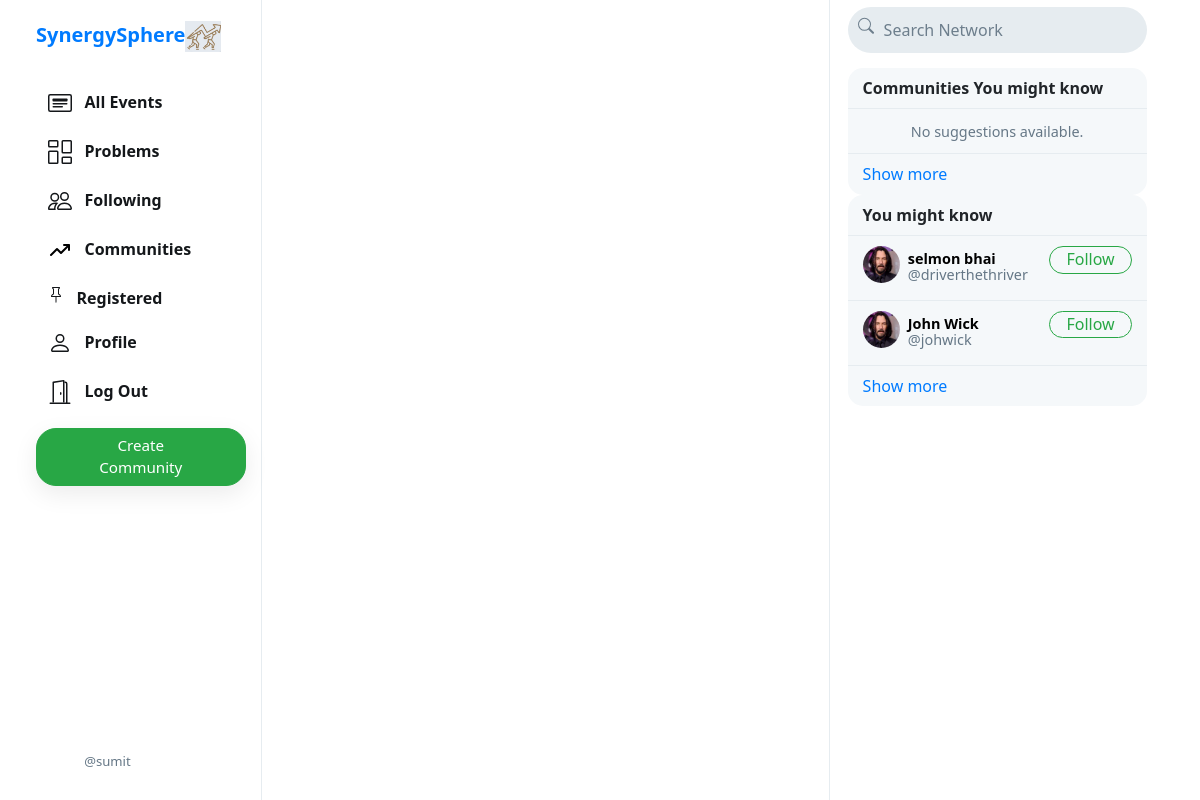
The app's page /johwick/communitylist (signed in) with its own data.
### sphere/models.py (models this page shows, shortened)
class User(AbstractUser):
    profile_pic = models.ImageField(upload_to='profile_pic/',default = 'defaults/no_pic.png')
    bio = models.TextField(max_length=160, blank=True, null=True,default='hey, this is my synergy profile')
    cover = models.ImageField(upload_to='user_covers/', blank=True,default = 'defaults/default-user-cover.png')
    phone = models.CharField(max_length=15, blank=True, null=True)
    created_at = models.DateTimeField(blank=True, null=True, default = timezone.now)  # Field renamed to remove unsuitable characters.
    updated_at = models.DateTimeField(blank=True, null=True,  default = timezone.now)
    city = models.CharField(max_length=50, blank=True, null=True)
    is_reported = models.IntegerField(blank=True, null=True,default=False)
    is_block = models.IntegerField(blank=True, null=True, default = False)

### sphere/views.py (the view, shortened to what this page needs)
# urls.py: path("<str:username>/communitylist", views.communitylist, name="communitylist"),
def communitylist(request,username):
    user = User.objects.get(username=username)
    comm_list1 =  Orgs.objects.filter(org_member=user)
    comm_list2 = list(comm_list1)
    user2 = User.objects.get(username=request.user.username)
    common_comm = comm_list1.filter(org_member=user2)
    orgs_list = []
    c_suggestions = []
    suggestions = []
    if request.user.is_authenticated:
        followings = Follower.objects.filter(followers=request.user).values_list('user', flat=True)
        suggestions = User.objects.exclude(pk__in=followings).exclude(username=request.user.username).order_by("?")[:6]
        followings_c = Orgs.objects.filter(org_member=request.user).values_list('org_member', flat=True)
        c_suggestions = Orgs.objects.exclude(pk__in=followings_c).exclude(created_by=request.user.id).order_by("?")[:6]
        return render(request, 'sphere/list.html', {
            "list_type": "orgs",
            "orgs_list":orgs_list,
            "suggestions": suggestions,
            "c_suggestions":c_suggestions,
            'profile': False
        })
    else:
        return render(request, 'sphere/list.html', {
            "list_type": "orgs",
            "orgs_list":orgs_list,
            'profile': False
        })

### sphere/templates/sphere/list.html (shortened to what this page needs)
{% extends "sphere/layout.html" %}
{% load static %}

### sphere/templates/sphere/layout.html (shortened to what this page needs)
{% load static %}
<!DOCTYPE html>
<html lang="en">
    <head>
        <link rel="stylesheet" href="https://stackpath.bootstrapcdn.com/bootstrap/4.4.1/css/bootstrap.min.css">
        <link href="{% static 'sphere/styles.css' %}" rel="stylesheet">
    </head>
    <body>
        <div class="body" data-page="{{page}}">
            <div class="sidenav">
                <a href="{% url 'index' %}" class="navbar-brand">
                <b>SynergySphere</b><img src="{% static 'sphere/Images/logo.png' %}" height="31px">
                </a>
                <div style="height: 100%;">
                    <div>
                        <div>
                            <ul>
                                <li class="nav-item" id="all_events">
                                    <a href="{% url 'index' %}" class="nav-link">
                                        <div>
                                            &nbsp;&nbsp;All Events
                                        </div>
                                    </a>
                                </li>
                                    <li class="nav-item" id="all_problems">
                                        <a href="{% url 'problems' %}" class="nav-link">
                                            <div>
                                                &nbsp;&nbsp;Problems
                                            </div>
                                        </a>
                                    </li>
                                {% if user.is_authenticated %}
                                <li class="nav-item" id="following">
                                    <a href="{% url 'following' %}" class="nav-link">
                                        <div>
                                            &nbsp;&nbsp;Following
                                        </div>
                                    </a>
                                </li>
                                <li class="nav-item" id="following">
                                    <a href="{% url 'communitylist' user.username %}" class="nav-link">
                                        <div>
                                            &nbsp;&nbsp;Communities
                                        </div>
                                    </a>
                                </li>
                                <li class="nav-item" id="saved">
                                    <a href="{% url 'saved' %}" class="nav-link">
                                        <div>
                                            &nbsp;&nbsp;Registered
                                        </div>
                                    </a>
                                </li>
                                <li class="nav-item" id="profile">
                                    <a href="{% url 'profileevents' user.username %}" class="nav-link">
                                        <div>
                                            &nbsp;&nbsp;Profile
                                        </div>
                                    </a>
                                </li>
                                <li class="nav-item" id="logout">
                                    <a href="{% url 'logout' %}" class="nav-link">
                                        <div>
                                            &nbsp;&nbsp;Log Out
                                        </div>
                                    </a>
                                </li>
                                {% endif %}
                            </ul>
                        </div>
                        {% if user.is_authenticated %}
                            <button id="popup-btn" class="btn btn-success new-post-btn" onclick="createpost()">Create Community</button>
                        {% endif %}
                    </div>
                    <div style="position: absolute; bottom: 10px;">
                        {% if user.is_authenticated %}
                            <li class="nav-item sidenav-user">
                                <a href="{% url 'profileevents' user.username %}" class="nav-link">
                                    <div class="user_account">
                                        <div class="small-profilepic" style="float: left; background-image: url(/media/{{user.profile_pic}})"></div>
                                        <div style="height: 2.7vw; margin: auto;">
                                            <div class="grey" style="margin-top: 4px;">@{{ user.username }}</div>
                                        </div>
                                    </div>
                                </a>
                            </li>
                        {% endif %}
                    </div>
                </div>
            </div>
            <div class="right-div">
                <nav class="head">
                    <form action="#">
                        <div class="search-div">
                            <div>
                            </div>
                            <input type="text" name="query" id="search-box" placeholder="Search Network">
                        </div>
                    </form>
                </nav>
                <div class='right-div-content'>
                    <div class="space" style="background-color: white;"></div>
                    {% if user.is_authenticated %}
                    <div class="suggestion-box">
                        <div class="suggestion-header">
                            Communities You might know
                        </div>
                        {% for suggestion in c_suggestions %}
                            <div class="suggestion-user">
                                <div>
                                    <a href="{% url 'org_profile' suggestion.org_name %}">
                                        <div class="small-profilepic" style="background-image: url(/media/{{suggestion.profile_pic}})"></div>
                                    </a>
                                </div>
                                <div class="user-details">
                                    <a href="{% url 'org_profile' suggestion.org_name %}">
                                        <div id="user-name">
                                            <strong>
                                                {{suggestion.org_name}}
                                            </strong>
                                        </div>
                                        <div class="grey">@{{suggestion.org_name}}</div>
                                    </a>
                                </div>
                                <div>
                                    <button class="btn btn-outline-success" type="button" onclick="follow_user(this,'{{suggestion.username}}','suggestion')">Follow</button>
                                </div>
                            </div>
                        {% empty %}
                                <div style="text-align: center; border-bottom: .5px solid #e6ecf0; padding: 10px 15px;">
                                    <span class="grey" style="font-size: .9em;">No suggestions available.</span>
                                </div>
                        {% endfor %}
                        <div class="suggestion-footer">
                            <a href="#">Show more</a>
                        </div>
                    </div>
                    <div class="suggestion-box">
                            <div class="suggestion-header">
                                You might know
                            </div>
                            {% for suggestion in suggestions %}
                                <div class="suggestion-user">
                                    <div>
                                        <a href="{% url 'profileevents' suggestion.username %}">
                                            <div class="small-profilepic" style="background-image: url(/media/{{suggestion.profile_pic}})"></div>
                                        </a>
                                    </div>
                                    <div class="user-details">
                                        <a href="{% url 'profileevents' suggestion.username %}">
                                            <div id="user-name">
                                                <strong>
                                                    {{suggestion.first_name}} {{suggestion.last_name}}
                                                </strong>
                                            </div>
                                            <div class="grey">@{{suggestion.username}}</div>
                                        </a>
                                    </div>
                                    <div>
                                        <button class="btn btn-outline-success" type="button" onclick="follow_user(this,'{{suggestion.username}}','suggestion')">Follow</button>
                                    </div>
                                </div>
                            {% empty %}
                                    <div style="text-align: center; border-bottom: .5px solid #e6ecf0; padding: 10px 15px;">
                                        <span class="grey" style="font-size: .9em;">No suggestions available.</span>
                                    </div>
                            {% endfor %}
                            <div class="suggestion-footer">
                                <a href="#">Show more</a>
                            </div>
                        </div>
                    {% endif %}
                </div>
            </div>
        </div>
    </body>
</html>

### sphere/static/sphere/styles.css (style rules this page uses)
.body { display: flex; min-height: 100%; font-family: system-ui, sans-serif; }
.btn { border-radius: 20px; padding: 0.32rem 1rem 0.375rem 1rem; }
.btn, .btn:focus, .btn:active { box-shadow: none !important; -webkit-box-shadow: none !important; }
.grey { color: #657786; }
svg { vertical-align: text-top; }
.sidenav { height: 100%; width: 21.8%; position: fixed; top: 0; left: 0; padding: 15px; list-style: none; border-right: .5px solid #e6ecf0; z-index: 100; padding-left: 3%; background-color: white; }
.sidenav ul { list-style: none; padding-left: 0px; margin-top: 3vh; }
.sidenav li { margin-top: 7px; }
.sidenav .nav-link { color: #14171a; line-height: .7em; font-weight: 700; padding: 0px; }
.sidenav .nav-link > div { padding: 10px 20px 8px 12px; border-radius: 25px; line-height: 0.9em; width: max-content; }
.new-post-btn { padding-left: 55px !important; padding-right: 55px !important; font-size: .95em; font-weight: 530; box-shadow: rgba(0, 0, 0, 0.08) 0px 8px 24px !important; }
.user_account { display: flex; font-size: .82rem; font-weight: normal; padding-top: 3px !important; padding-bottom: 3px !important; padding-left: 3px !important; }
.user_account .small-profilepic { transform: scale(.82); margin-left: auto; margin-top: auto; }
.head { height: 7.5vh; }
.small-profilepic { width: 3.1vw; height: 3.1vw; border-radius: 9999px; overflow: hidden; margin-right: 8px; background-size: cover; background-repeat: no-repeat; background-position: center; box-sizing: content-box; }
.space { height: 8px; background-color: #e6ecf0; }
.right-div { width: 28%; height: 100vh; position: fixed; right: 2.95%; border-left: .5px solid #e6ecf0; background-color: white; }
.right-div .head { padding: .9vh 1.5vw; }
.right-div .search-div { margin-left: auto; margin-right: auto; display: flex; border-radius: 25px; background-color: #e6ecf0; padding-left: 10px; padding-right: 10px; vertical-align: middle; }
#search-box { height: 5.7vh; border: none; background: none; outline: none; width: 100%; margin-left: 8px; }
#search-box::placeholder { color: #6d7e8c; }
.right-div-content { height: 92.5vh; overflow: auto; padding-left: 1.5vw; padding-right: 1.5vw; }
.suggestion-box, .guest-box { border-radius: 15px; overflow: hidden; background-color: #f5f8fa; }
.suggestion-header { padding: 13px 15px; line-height: .9em; font-weight: 800; border-bottom: .5px solid #e6ecf0; }
.suggestion-user { display: flex; padding: 10px 15px; font-size: .9em; border-bottom: .5px solid #e6ecf0; }
.suggestion-user a { color: black; text-decoration: none; }
.user-details { flex: 1; line-height: 1.1em; padding: 5px 0px 7px 0px; }
.suggestion-user .btn { padding: 0em 1em .09em 1em; }
.suggestion-footer { padding: 13px 15px; line-height: .9em; }
.suggestion-footer a { text-decoration: none; }

### records on screen
User: username "sumit"
User: profile_pic (picture), first_name "selmon", last_name "bhai", username "driverthethriver"
User: profile_pic (picture), first_name "John", last_name "Wick", username "johwick"
